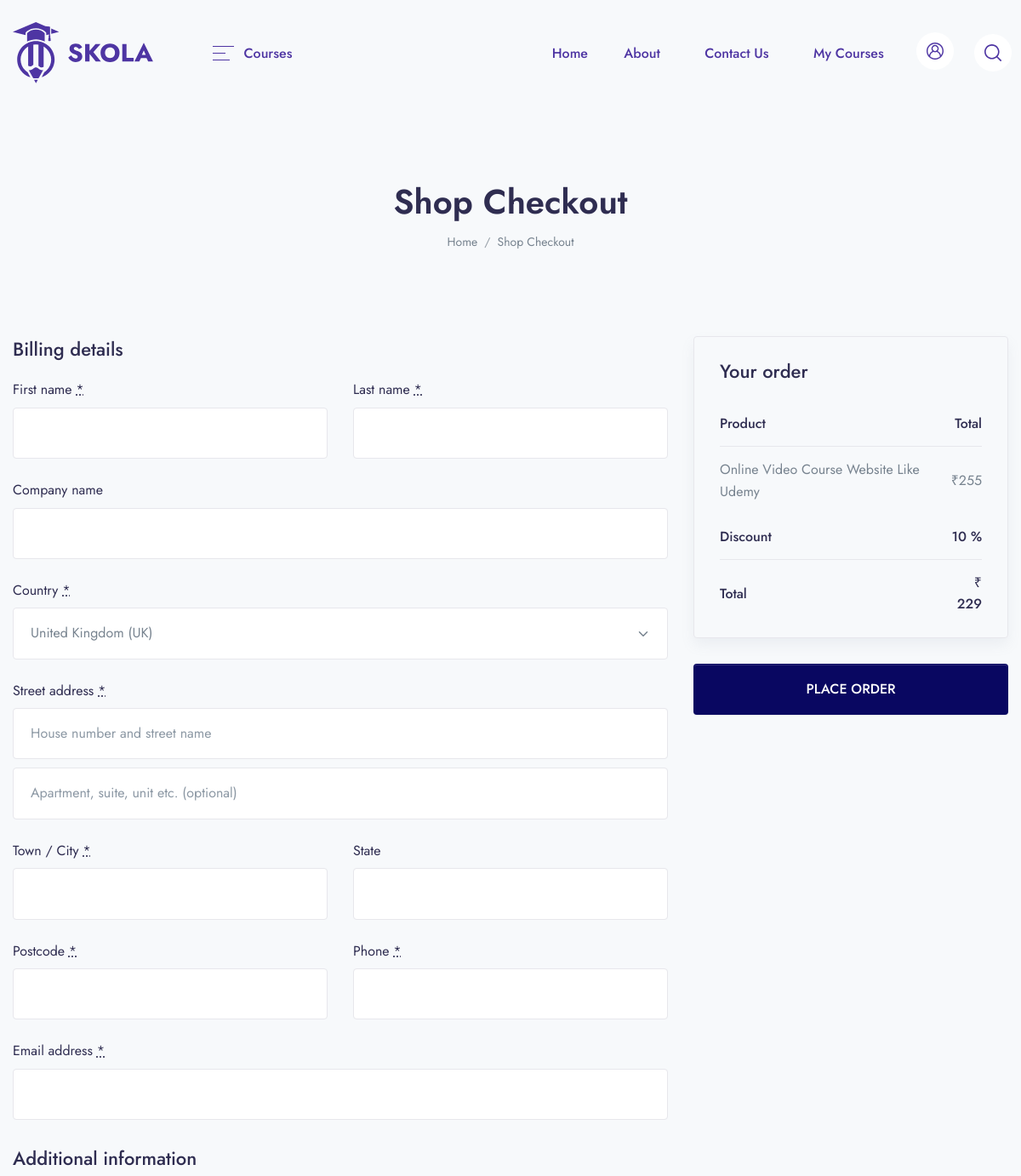
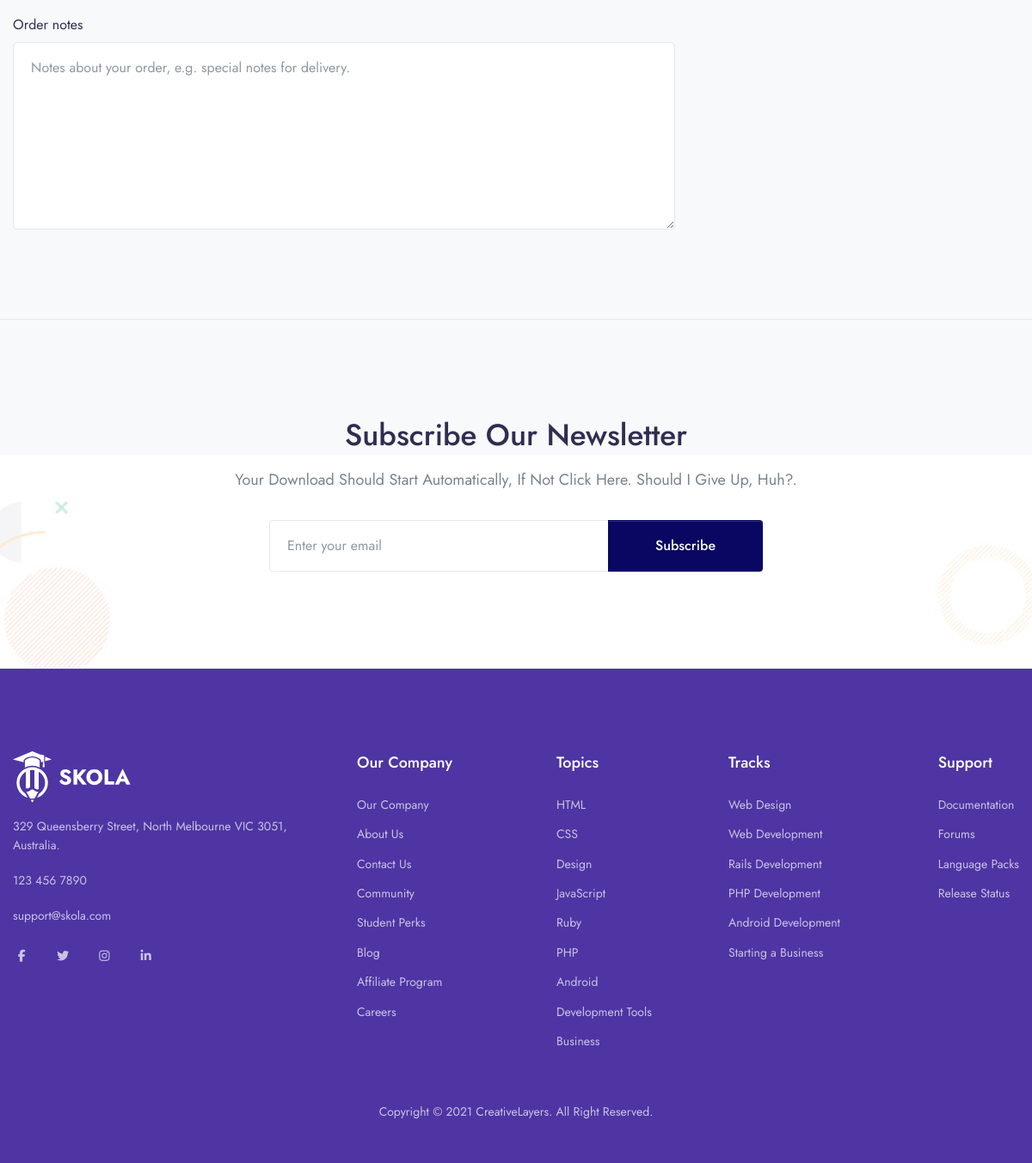
/checkout/online-video-course-website-like-udemy, run on the app's committed database (2 pictures, top to bottom).
### app/models.py (models this page shows, shortened)
class Course(models.Model):
    STATUS = (
        ('PUBLISH','PUBLISH'),
        ('DRAFT', 'DRAFT'),
    )
    featured_image = models.ImageField(upload_to="Media/featured_img",null=True)
    featured_video = models.CharField(max_length=300,null=True)
    title = models.CharField(max_length=500)
    created_at = models.DateField(auto_now_add=True)
    author = models.ForeignKey(Author,on_delete=models.CASCADE,null=True)
    category = models.ForeignKey(Categories,on_delete=models.CASCADE)
    level = models.ForeignKey(Level,on_delete=models.CASCADE, null=True)
    description = models.TextField()
    price = models.IntegerField(null=True,default=0)
    discount = models.IntegerField(null=True)
    language = models.ForeignKey(Language, on_delete=models.CASCADE, null=True)
    Deadline = models.CharField(max_length=100, null=True)
    slug = models.SlugField(default='', max_length=500, null=True, blank=True)
    status = models.CharField(choices=STATUS,max_length=100,null=True)
    Certificate = models.CharField(max_length=5, null=True)

### LMS/views.py (the view, shortened to what this page needs)
# urls.py: path('checkout/<slug:slug>', views.CHECKOUT, name='checkout'),
def CHECKOUT(request, slug):
    course = Course.objects.get(slug = slug)
    action = request.GET.get('action')
    order = None
    context = {
        'course': course,
        'order': order,
    }
    return render(request, 'checkout/checkout.html', context)

### app/templatetags/course_tags.py (called while the page is built)
@register.simple_tag
def discount_calculation(price,discount):
    if discount is None or discount is 0:
        return price
    sellprice = price
    sellprice = price - (price * discount/100)
    return math.floor(sellprice)

### templates/checkout/checkout.html (shortened to what this page needs)
{% extends 'base.html' %}
{% load course_tags %}
{% block content %}
    <header class="py-8 py-md-10" style="background-image: none;">
        <div class="container text-center py-xl-2">
            <h1 class="display-4 fw-semi-bold mb-0">Shop Checkout</h1>
            <nav aria-label="breadcrumb">
                <ol class="breadcrumb breadcrumb-scroll justify-content-center">
                    <li class="breadcrumb-item">
                        <a class="text-gray-800" href="#">
                            Home
                        </a>
                    </li>
                    <li class="breadcrumb-item text-gray-800 active" aria-current="page">
                        Shop Checkout
                    </li>
                </ol>
            </nav>
        </div>
    </header>
    <div class="container pb-6 pb-xl-10">
        <form name="checkout" method="post" class="checkout woocommerce-checkout" action="?action=create_payment">
            <div class="col2-set" id="customer_details">
                <div class="col-1">
                    <div class="woocommerce-billing-fields">
                        <h3>Billing details</h3>
                        <div class="woocommerce-billing-fields__field-wrapper">
                            <p class="form-row form-row-first validate-required woocommerce-invalid woocommerce-invalid-required-field" id="billing_first_name_field" data-priority="10">
                                <label for="billing_first_name" class="">First name <abbr class="required" title="required">*</abbr></label>
                                <input type="text" class="input-text " name="billing_first_name" id="billing_first_name" placeholder="" value="" autocomplete="given-name" autofocus="autofocus">
                            </p>
                            <p class="form-row form-row-last validate-required" id="billing_last_name_field" data-priority="20">
                                <label for="billing_last_name" class="">Last name <abbr class="required" title="required">*</abbr></label>
                                <input type="text" class="input-text " name="billing_last_name" id="billing_last_name" placeholder="" value="" autocomplete="family-name">
                            </p>
                            <p class="form-row form-row-wide" id="billing_company_field" data-priority="30">
                                <label for="billing_company" class="">Company name</label>
                                <input type="text" class="input-text " name="billing_company" id="billing_company" placeholder="" value="" autocomplete="organization">
                            </p>
                            <p class="form-row form-row-wide address-field update_totals_on_change validate-required woocommerce-validated" id="billing_country_field" data-priority="40">
                                <label for="billing_country" class="">Country <abbr class="required" title="required">*</abbr></label>
                                <select name="billing_country" id="billing_country" class="country_to_state country_select  select2-hidden-accessible" autocomplete="country" tabindex="-1" aria-hidden="true">
                                    <option value="GB" selected="selected">United Kingdom (UK)</option>
                                </select>
                            </p>
                            <p class="form-row form-row-wide address-field validate-required" id="billing_address_1_field" data-priority="50">
                                <label for="billing_address_1" class="">Street address <abbr class="required" title="required">*</abbr></label>
                                <input type="text" class="input-text " name="billing_address_1" id="billing_address_1" placeholder="House number and street name" value="" autocomplete="address-line1">
                            </p>
                            <p class="form-row form-row-wide address-field" id="billing_address_2_field" data-priority="60">
                                <input type="text" class="input-text " name="billing_address_2" id="billing_address_2" placeholder="Apartment, suite, unit etc. (optional)" value="" autocomplete="address-line2">
                            </p>
                            <p class="form-row form-row-wide address-field validate-required" id="billing_city_field" data-priority="70" data-o_class="form-row form-row-wide address-field validate-required">
                                <label for="billing_city" class="">Town / City <abbr class="required" title="required">*</abbr></label>
                                <input type="text" class="input-text " name="billing_city" id="billing_city" placeholder="" value="" autocomplete="address-level2">
                            </p>
                            <p class="form-row form-row-wide address-field validate-state" id="billing_state_field" data-priority="80" data-o_class="form-row form-row-wide address-field validate-state">
                                <label for="billing_state" class="">State</label>
                                <input type="text" class="input-text " value="" placeholder="" name="billing_state" id="billing_state" autocomplete="address-level1">
                            </p>
                            <p class="form-row form-row-wide address-field validate-postcode validate-required" id="billing_postcode_field" data-priority="90" data-o_class="form-row form-row-wide address-field validate-required validate-postcode">
                                <label for="billing_postcode" class="">Postcode <abbr class="required" title="required">*</abbr></label>
                                <input type="text" class="input-text " name="billing_postcode" id="billing_postcode" placeholder="" value="" autocomplete="postal-code">
                            </p>
                            <p class="form-row form-row-first validate-required validate-phone" id="billing_phone_field" data-priority="100">
                                <label for="billing_phone" class="">Phone <abbr class="required" title="required">*</abbr></label>
                                <input type="tel" class="input-text " name="billing_phone" id="billing_phone" placeholder="" value="" autocomplete="tel">
                            </p>
                            <p class="form-row form-row-last validate-required validate-email" id="billing_email_field" data-priority="110">
                                <label for="billing_email" class="">Email address <abbr class="required" title="required">*</abbr></label>
                                <input type="email" class="input-text " name="billing_email" id="billing_email" placeholder="" value="" autocomplete="email">
                            </p>
                        </div>
                    </div>
                </div>
                <div class="col-2">
                    <div class="woocommerce-additional-fields">
                        <h3>Additional information</h3>
                        <div class="woocommerce-additional-fields__field-wrapper">
                            <p class="form-row notes" id="order_comments_field" data-priority=""><label for="order_comments" class="">Order notes</label><textarea name="order_comments" class="input-text " id="order_comments" placeholder="Notes about your order, e.g. special notes for delivery." rows="7" cols="5"></textarea></p>
                        </div>
                    </div>
                </div>
            </div>
            <div id="order_review" class="woocommerce-checkout-review-order">
                <div class="woocommerce-checkout-review-order-inner">
                    <h3 id="order_review_heading">Your order</h3>
                    <table class="shop_table woocommerce-checkout-review-order-table">
                        <thead>
                            <tr>
                                <th class="product-name">Product</th>
                                <th class="product-total">Total</th>
                            </tr>
                        </thead>
                        <tbody>
                            <tr class="cart_item">
                                <td class="product-name">
                                    {{course.title}}
                                </td>
                                <td class="product-total">
                                    <span class="woocommerce-Price-amount amount">
                                        <span class="woocommerce-Price-currencySymbol">₹</span>
                                        {{course.price}}
                                    </span>
                                </td>
                            </tr>
                        </tbody>
                        <tfoot>
                            <tr class="cart-subtotal">
                                <th>Discount</th>
                                <td><span class="woocommerce-Price-amount amount">{{course.discount}} %</span></td>
                            </tr>
                            <tr class="order-total">
                                <th>Total</th>
                                <td><strong><span class="woocommerce-Price-amount amount">₹ {% discount_calculation course.price course.discount %}</span></strong> </td>
                            </tr>
                        </tfoot>
                    </table>
                </div>
                <div id="payment" class="woocommerce-checkout-payment">
                    <div class="form-row place-order">
                        <button type="submit" class="btn btn-primary btn-block">
                            PLACE ORDER
                        </button>
                    </div>
                </div>
            </div>
        </form>
    </div>
    <section class="py-6 py-md-11 border-top border-bottom" data-jarallax data-speed=".8" style="background-image: url(assets/img/illustrations/illustration-1.jpg)">
        <div class="container text-center py-xl-4" data-aos="fade-up">
            <div class="row">
                <div class="col-xl-7 mx-auto">
                    <h1 class="text-capitalize">Subscribe our newsletter</h1>
                    <p class="text-capitalize font-size-lg mb-md-6 mb-4">Your download should start automatically, if not Click here. Should I give up, huh?.</p>
                    <div class="mx-md-8">
                        <form>
                            <div class="input-group">
                                <input type="text" class="form-control" placeholder="Enter your email" aria-label="Enter your email" aria-describedby="button-addon2">
                                <div class="input-group-append">
                                    <button class="btn btn-primary btn-sm-wide" type="button" id="button-addon2">Subscribe</button>
                                </div>
                            </div>
                        </form>
                    </div>
                </div>
            </div>
        </div>
    </section>
{% endblock %}

### data on the page
Course: title "Online Video Course Website Like Udemy", price "255", discount "10", price+discount "229"
